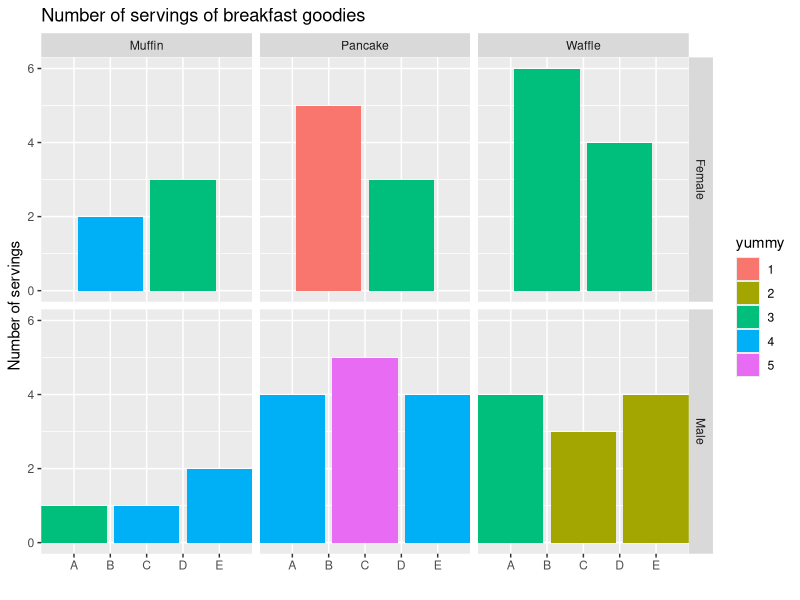
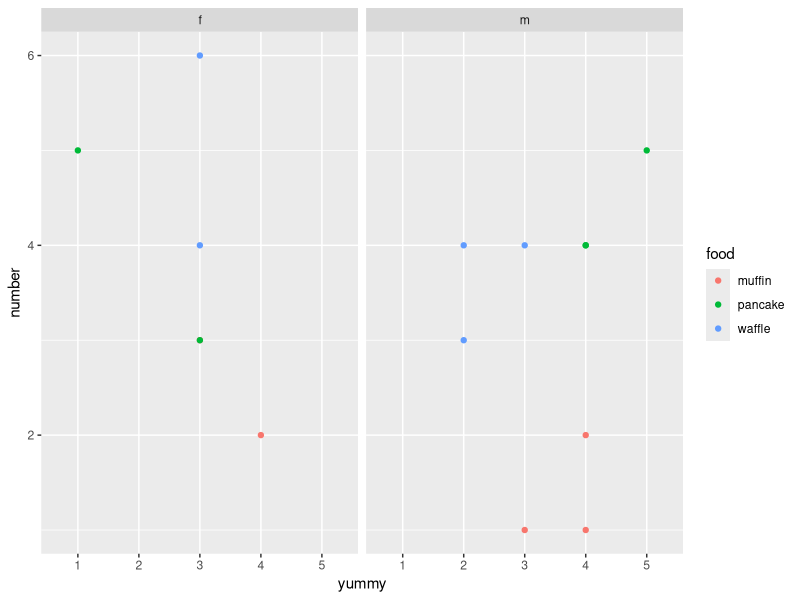

Generate these figures, in order, with R:
## ---- chunk 1
knitr::opts_chunk$set(echo = TRUE)
## ---- chunk 2

library(tidyverse)
library(knitr)

## ---- chunk 3

breakfast = data.frame(subject = c(rep(LETTERS[1:5], each=3)),
                        sex = c("m", "m", "m", "f", "f", "f","m", "m", "m", "f", "f", "f", "m", "m", "m"),
                        food = c("muffin", "pancake", "waffle"),
                        number = c(1,4,4,2,5,6,1,5,3,3,3,4,2,4,4),
                        yummy = c(3,4,3,4,1,3,4,5,2,3,3,3,4,4,2))

breakfast_messy = spread(breakfast, yummy, number) %>% 
  select(-sex)

breakfast_messy$subject = paste(breakfast$subject, breakfast$sex, sep="")

knitr::kable(breakfast_messy)

## ---- chunk 4

(clean_breakfast = gather(breakfast_messy, yummy, number, -c(subject, food)))

# yummy = key: the name of the NEW column that will include each OLD column headers that became a variable
# number = value: the name of the NEW stacked-variable column
# 3:7 = "..." : the columns to include in the gathering (reshaping)

## ---- chunk 5

clean_breakfast = 
  clean_breakfast %>% 
  na.omit() %>%                  # get rid of NAs
  arrange(subject, food) %>%     # arrange data set by subject 
  mutate(subject = substr(breakfast_messy$subject, start = 1, stop = 1),
         sex = substr(breakfast_messy$subject, start = 2, stop = 2)) %>% 
  
  # substr: breaks apart a string of characters
      # breakfast_messy$subject: variable to break apart
      # start = __: where to start the break
      # stop = __: where to end the break
  
  select(subject, sex, everything()) #rearrange the columns with sex toward the front (my personal preference)

knitr::kable(clean_breakfast)

## ---- chunk 6

label_names = c("muffin"="Muffin", "pancake"="Pancake", "waffle" = "Waffle", "f"="Female", "m"="Male")

clean_breakfast %>% 
  ggplot(aes(x=subject, y=number)) +
  geom_bar(stat="identity", aes(fill=yummy)) +
  facet_grid(sex~food, labeller = as_labeller(label_names)) +
  labs(x="", y="Number of servings", title= "Number of servings of breakfast goodies")

clean_breakfast %>% 
  ggplot(aes(x=yummy, y=number))+
  geom_point(aes(color=food))+
  facet_wrap(~sex)

### figure out how to change size of points by size

## ---- chunk 7

breakfast_spread = breakfast %>% 
  spread(food, number, 0)

# food = key: the variable that you want broken down ("spread" out) into different columns 
# number = value: the values that will fill into your new columns
# 0 = fill: the default for this is NULL (nothing), but if you add it in, it'll fill in instead of NAs

kable(breakfast_spread)
